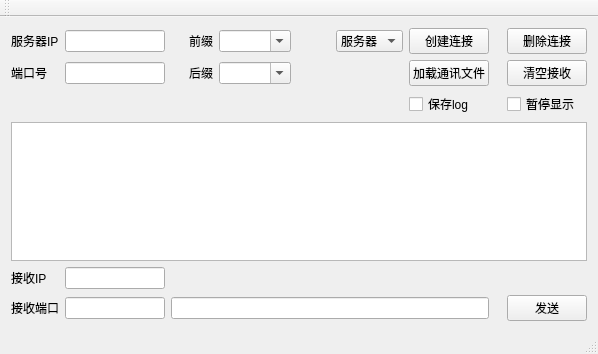
<?xml version="1.0" encoding="UTF-8"?>
<ui version="4.0">
 <class>MainWindow</class>
 <widget class="QMainWindow" name="MainWindow">
  <property name="geometry">
   <rect>
    <x>0</x>
    <y>0</y>
    <width>598</width>
    <height>354</height>
   </rect>
  </property>
  <property name="windowTitle">
   <string>EthernetTool</string>
  </property>
  <widget class="QWidget" name="centralWidget">
   <layout class="QGridLayout" name="gridLayout">
    <item row="6" column="1">
     <widget class="QLineEdit" name="lineEdit_serverPort_send"/>
    </item>
    <item row="0" column="1">
     <widget class="QLineEdit" name="lineEdit_serverIP"/>
    </item>
    <item row="0" column="5">
     <widget class="QLabel" name="label_4">
      <property name="text">
       <string>前缀</string>
      </property>
     </widget>
    </item>
    <item row="1" column="0">
     <widget class="QLabel" name="label_2">
      <property name="text">
       <string>端口号</string>
      </property>
     </widget>
    </item>
    <item row="0" column="0">
     <widget class="QLabel" name="label">
      <property name="text">
       <string>服务器IP</string>
      </property>
     </widget>
    </item>
    <item row="1" column="9">
     <widget class="QPushButton" name="pushButton_loadFile">
      <property name="text">
       <string>加载通讯文件</string>
      </property>
     </widget>
    </item>
    <item row="0" column="6">
     <widget class="QComboBox" name="comboBox_prefix">
      <property name="editable">
       <bool>true</bool>
      </property>
     </widget>
    </item>
    <item row="1" column="6">
     <widget class="QComboBox" name="comboBox_suffix">
      <property name="editable">
       <bool>true</bool>
      </property>
      <item>
       <property name="text">
        <string/>
       </property>
      </item>
      <item>
       <property name="text">
        <string>\n</string>
       </property>
      </item>
      <item>
       <property name="text">
        <string>\r\n</string>
       </property>
      </item>
     </widget>
    </item>
    <item row="1" column="12">
     <widget class="QPushButton" name="pushButton_clear">
      <property name="text">
       <string>清空接收</string>
      </property>
     </widget>
    </item>
    <item row="0" column="8">
     <widget class="QComboBox" name="comboBox_server_client">
      <item>
       <property name="text">
        <string>服务器</string>
       </property>
      </item>
      <item>
       <property name="text">
        <string>客户端</string>
       </property>
      </item>
     </widget>
    </item>
    <item row="0" column="7">
     <spacer name="horizontalSpacer">
      <property name="orientation">
       <enum>Qt::Horizontal</enum>
      </property>
      <property name="sizeHint" stdset="0">
       <size>
        <width>40</width>
        <height>20</height>
       </size>
      </property>
     </spacer>
    </item>
    <item row="1" column="7">
     <spacer name="horizontalSpacer_2">
      <property name="orientation">
       <enum>Qt::Horizontal</enum>
      </property>
      <property name="sizeHint" stdset="0">
       <size>
        <width>40</width>
        <height>20</height>
       </size>
      </property>
     </spacer>
    </item>
    <item row="4" column="0">
     <widget class="QLabel" name="label_6">
      <property name="text">
       <string>接收IP</string>
      </property>
     </widget>
    </item>
    <item row="4" column="1">
     <widget class="QLineEdit" name="lineEdit_serverIP_send"/>
    </item>
    <item row="0" column="12">
     <widget class="QPushButton" name="pushButton_delete">
      <property name="text">
       <string>删除连接</string>
      </property>
     </widget>
    </item>
    <item row="6" column="12">
     <widget class="QPushButton" name="pushButton_send">
      <property name="text">
       <string>发送</string>
      </property>
     </widget>
    </item>
    <item row="3" column="0" colspan="13">
     <widget class="QTextBrowser" name="textBrowser_show_msg"/>
    </item>
    <item row="1" column="5">
     <widget class="QLabel" name="label_3">
      <property name="text">
       <string>后缀</string>
      </property>
     </widget>
    </item>
    <item row="0" column="9">
     <widget class="QPushButton" name="pushButton_creat">
      <property name="text">
       <string>创建连接</string>
      </property>
     </widget>
    </item>
    <item row="6" column="0">
     <widget class="QLabel" name="label_5">
      <property name="text">
       <string>接收端口</string>
      </property>
     </widget>
    </item>
    <item row="1" column="1">
     <widget class="QLineEdit" name="lineEdit_serverPort"/>
    </item>
    <item row="6" column="2" colspan="8">
     <widget class="QLineEdit" name="lineEdit_input"/>
    </item>
    <item row="2" column="9">
     <widget class="QCheckBox" name="checkBox_saveLog">
      <property name="text">
       <string>保存log</string>
      </property>
     </widget>
    </item>
    <item row="2" column="12">
     <widget class="QCheckBox" name="checkBox_pauseShow">
      <property name="text">
       <string>暂停显示</string>
      </property>
     </widget>
    </item>
   </layout>
  </widget>
  <widget class="QMenuBar" name="menuBar">
   <property name="geometry">
    <rect>
     <x>0</x>
     <y>0</y>
     <width>598</width>
     <height>23</height>
    </rect>
   </property>
  </widget>
  <widget class="QToolBar" name="mainToolBar">
   <attribute name="toolBarArea">
    <enum>TopToolBarArea</enum>
   </attribute>
   <attribute name="toolBarBreak">
    <bool>false</bool>
   </attribute>
  </widget>
  <widget class="QStatusBar" name="statusBar"/>
 </widget>
 <layoutdefault spacing="6" margin="11"/>
 <tabstops>
  <tabstop>lineEdit_serverIP</tabstop>
  <tabstop>lineEdit_serverPort</tabstop>
  <tabstop>comboBox_prefix</tabstop>
  <tabstop>comboBox_suffix</tabstop>
  <tabstop>comboBox_server_client</tabstop>
  <tabstop>pushButton_creat</tabstop>
  <tabstop>pushButton_delete</tabstop>
  <tabstop>pushButton_loadFile</tabstop>
  <tabstop>pushButton_clear</tabstop>
  <tabstop>lineEdit_serverIP_send</tabstop>
  <tabstop>lineEdit_serverPort_send</tabstop>
  <tabstop>lineEdit_input</tabstop>
  <tabstop>pushButton_send</tabstop>
  <tabstop>textBrowser_show_msg</tabstop>
 </tabstops>
 <resources/>
 <connections/>
</ui>
